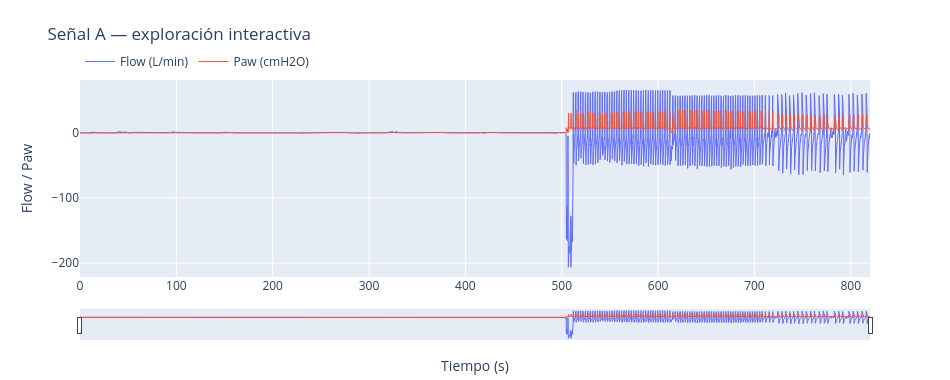
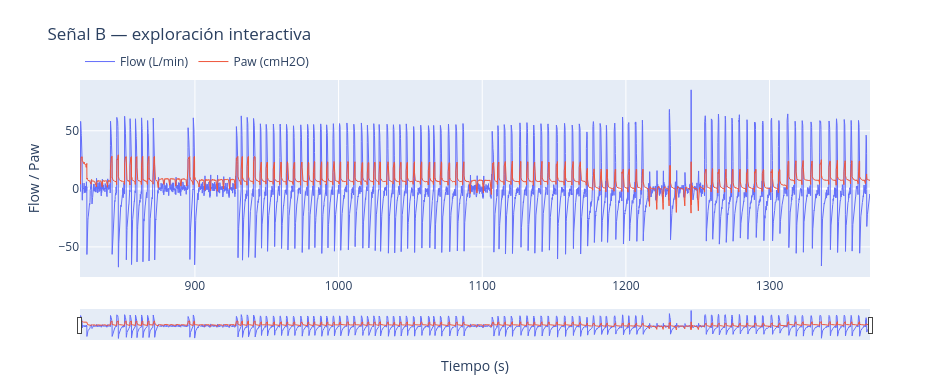
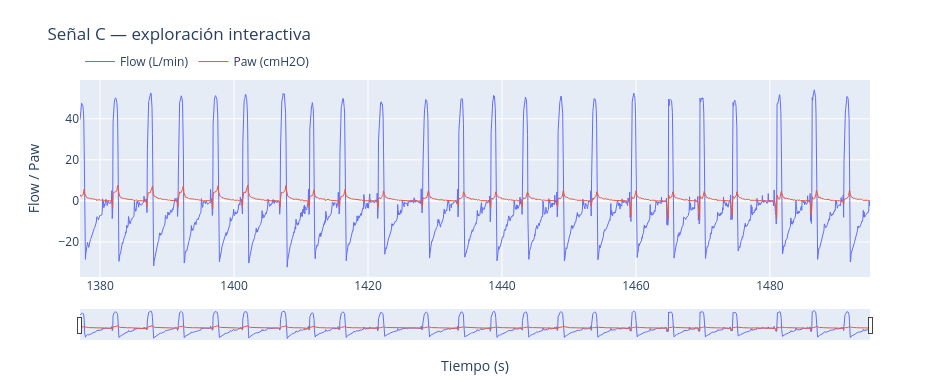
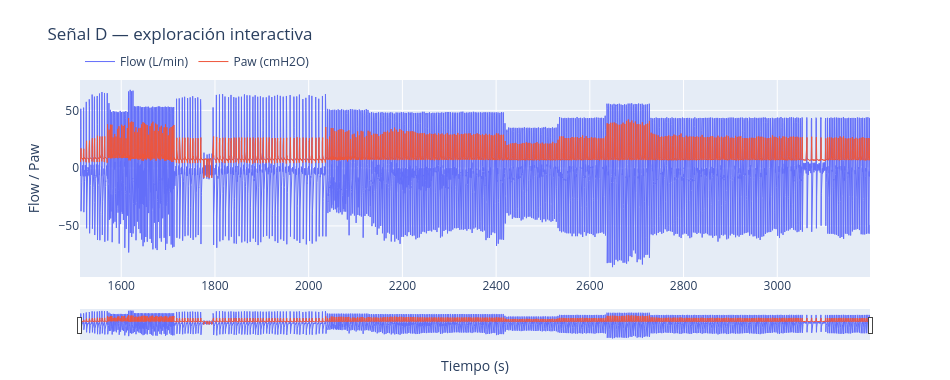

Here is the notebook cell these charts were saved with, in order:
### Markdown cell above
### Exploración interactiva de las señales completas

Antes de aislar ciclos puntuales, se generó una visualización interactiva (zoom, pan y desplazamiento) de las 4 señales completas, para poder recorrerlas libremente y localizar tramos de interés (tanto para descartar señales como para identificar más adelante tramos de respiración pasiva).

### Code cell
import plotly.graph_objects as go

for f in ['A','B','C','D']:
    d = dfs[f].iloc[::16]  # downsample a ~16 Hz solo para visualización
    fig = go.Figure()
    fig.add_trace(go.Scatter(x=d.Time, y=d.Flow, name='Flow (L/min)', line=dict(width=1)))
    fig.add_trace(go.Scatter(x=d.Time, y=d.Paw, name='Paw (cmH2O)', line=dict(width=1)))
    fig.update_layout(
        title=f'Señal {f} — exploración interactiva',
        xaxis=dict(title='Tiempo (s)', rangeslider=dict(visible=True, thickness=0.12)),
        yaxis=dict(title='Flow / Paw'),
        height=380, width=950,
        legend=dict(orientation='h', yanchor='bottom', y=1.02, xanchor='left', x=0),
        margin=dict(t=80, b=40)
    )
    fig.show()

### Figure 1 — Plotly figure (JSON) as saved in the notebook; plotly's stock layout.template omitted (floating-point values rounded to 4 significant figures; data arrays with more than 128 entries replaced by an {"elided": "..."} marker saying what was removed)
{"data": [{"line": {"width": 1}, "name": "Flow (L/min)", "type": "scatter", "x": {"elided": "13120 float values"}, "y": {"elided": "13120 float values"}}, {"line": {"width": 1}, "name": "Paw (cmH2O)", "type": "scatter", "x": {"elided": "13120 float values"}, "y": {"elided": "13120 float values"}}], "layout": {"height": 380, "legend": {"orientation": "h", "x": 0, "xanchor": "left", "y": 1.02, "yanchor": "bottom"}, "margin": {"b": 40, "t": 80}, "title": {"text": "Señal A — exploración interactiva"}, "width": 950, "xaxis": {"rangeslider": {"thickness": 0.12, "visible": true}, "title": {"text": "Tiempo (s)"}}, "yaxis": {"title": {"text": "Flow / Paw"}}}}

### Figure 2 — Plotly figure (JSON) as saved in the notebook; plotly's stock layout.template omitted (floating-point values rounded to 4 significant figures; data arrays with more than 128 entries replaced by an {"elided": "..."} marker saying what was removed)
{"data": [{"line": {"width": 1}, "name": "Flow (L/min)", "type": "scatter", "x": {"elided": "8800 float values"}, "y": {"elided": "8800 float values"}}, {"line": {"width": 1}, "name": "Paw (cmH2O)", "type": "scatter", "x": {"elided": "8800 float values"}, "y": {"elided": "8800 float values"}}], "layout": {"height": 380, "legend": {"orientation": "h", "x": 0, "xanchor": "left", "y": 1.02, "yanchor": "bottom"}, "margin": {"b": 40, "t": 80}, "title": {"text": "Señal B — exploración interactiva"}, "width": 950, "xaxis": {"rangeslider": {"thickness": 0.12, "visible": true}, "title": {"text": "Tiempo (s)"}}, "yaxis": {"title": {"text": "Flow / Paw"}}}}

### Figure 3 — Plotly figure (JSON) as saved in the notebook; plotly's stock layout.template omitted (floating-point values rounded to 4 significant figures; data arrays with more than 128 entries replaced by an {"elided": "..."} marker saying what was removed)
{"data": [{"line": {"width": 1}, "name": "Flow (L/min)", "type": "scatter", "x": {"elided": "1888 float values"}, "y": {"elided": "1888 float values"}}, {"line": {"width": 1}, "name": "Paw (cmH2O)", "type": "scatter", "x": {"elided": "1888 float values"}, "y": {"elided": "1888 float values"}}], "layout": {"height": 380, "legend": {"orientation": "h", "x": 0, "xanchor": "left", "y": 1.02, "yanchor": "bottom"}, "margin": {"b": 40, "t": 80}, "title": {"text": "Señal C — exploración interactiva"}, "width": 950, "xaxis": {"rangeslider": {"thickness": 0.12, "visible": true}, "title": {"text": "Tiempo (s)"}}, "yaxis": {"title": {"text": "Flow / Paw"}}}}

### Figure 4 — Plotly figure (JSON) as saved in the notebook; plotly's stock layout.template omitted (floating-point values rounded to 4 significant figures; data arrays with more than 128 entries replaced by an {"elided": "..."} marker saying what was removed)
{"data": [{"line": {"width": 1}, "name": "Flow (L/min)", "type": "scatter", "x": {"elided": "26975 float values"}, "y": {"elided": "26975 float values"}}, {"line": {"width": 1}, "name": "Paw (cmH2O)", "type": "scatter", "x": {"elided": "26975 float values"}, "y": {"elided": "26975 float values"}}], "layout": {"height": 380, "legend": {"orientation": "h", "x": 0, "xanchor": "left", "y": 1.02, "yanchor": "bottom"}, "margin": {"b": 40, "t": 80}, "title": {"text": "Señal D — exploración interactiva"}, "width": 950, "xaxis": {"rangeslider": {"thickness": 0.12, "visible": true}, "title": {"text": "Tiempo (s)"}}, "yaxis": {"title": {"text": "Flow / Paw"}}}}
